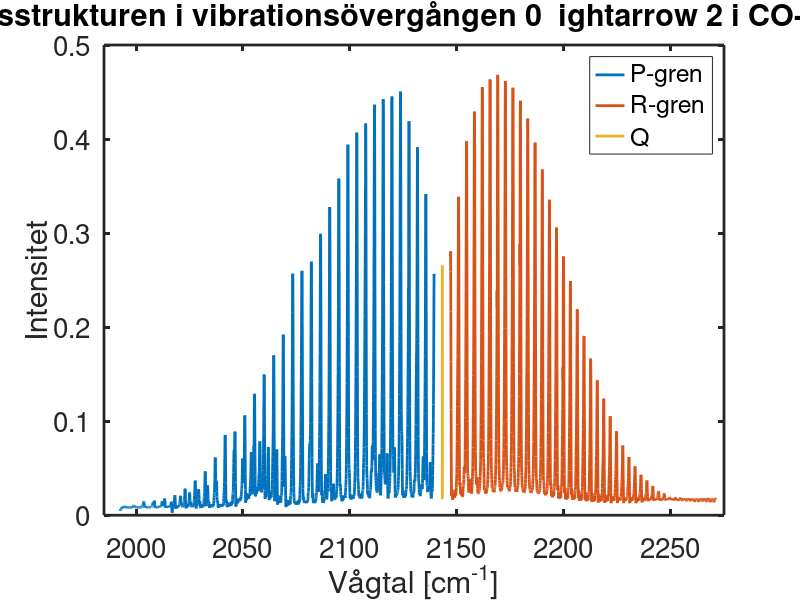

MATLAB code to generate this figure:
clear
close all
hold off
c = 299792458;
h_ = 6.62618e-34;
h__ = 1.054589300816655e-34;

data1 = importdata("bcg-1006-wavelength.dat");
data2 = importdata("bcg-1006-wavenumber.dat");
data3 = importdata("CO-01-1006.dat");

%% plot för bakgrund - vågnummer
clf
bp = plot(data2(:,1),data2(:,2));
set(bp,'lineWidth', 2)
title('Bakgrundsspektrum för ett tomt rör')
set(gca, 'fontsize', 20, 'linewidth', 2)
waitfor(gcf)

hold off
%% plot för kolmonoxid minus bakgrund
clf
% beräkningar och databehandling
P_rows = [1, 2438]; % genom find(data3(:,1) == <x-värde>)
R_rows = [2564, 4625];
P_coords = [data3(P_rows(1),:)
			data3(P_rows(2),:)];
R_coords = [data3(R_rows(1),:)
			data3(R_rows(2),:)];
Q_coords = [(P_coords(2,1)+R_coords(1,1)) / 2 , (P_coords(2,2)+R_coords(1,2)) / 2];
Q_low = (data3(2415,2) + data3(2581,2)) / 2; % genom find()

% plots
h(1) = plot(data3(1:P_rows(2),1),data3(1:P_rows(2),2));hold on;
h(2) = plot(data3(R_rows(1):R_rows(2),1),data3(R_rows(1):R_rows(2),2));hold on;
h(3) = line([Q_coords(1),Q_coords(1)] , [Q_low,Q_coords(2)]);hold on;

% vågtal R1 och P1: 
	% R1 - 2147.04646
	% P1 - 2139.45312
% B och w0:
	% B - 3.771002212581517e-23
	% w0 (rad/s) - 4.022832619275761e+14
	% w0 (cm^-1) - 2.135656450000000e+03

% plot-anpassning
set(h([1,2,3]), 'lineWidth', 2)
Legend={'P-gren', 'R-gren', 'Q'};
legend(h([1,2,3]),Legend);
title("Rotationsstrukturen i vibrationsövergången 0 \rightarrow 2 i CO-molekylen", 'Interpreter', 'tex');
ylabel('Intensitet');
xlabel('Vågtal [cm^{-1}]', 'Interpreter','tex');
set(gca,'fontsize', 20, 'lineWidth', 2)
ylim([0,0.5])
xlim([1985,2275])



